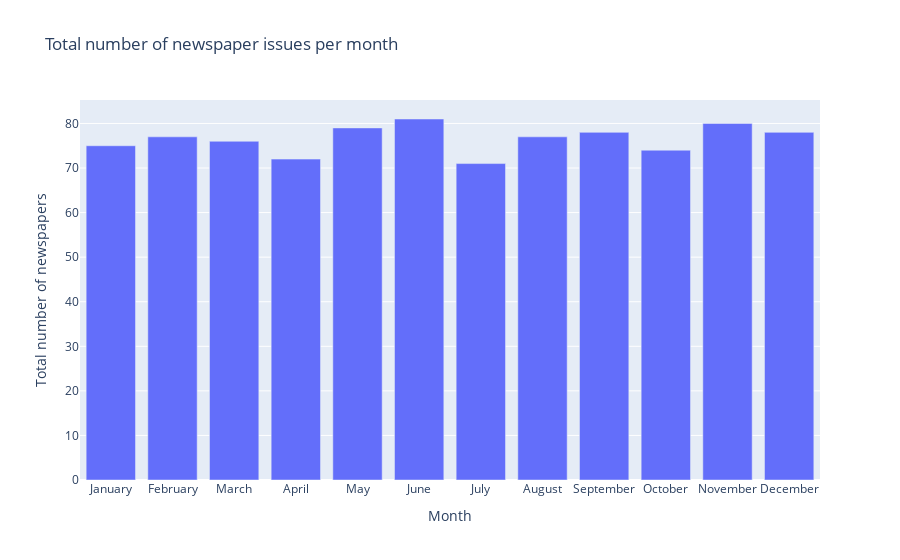

Notebook code cell kept with this figure:
### Markdown cell above
### Numbers of unique newspapers per month

What about the distribution of newspapers over the different months? This information can help identify gaps in your dataset.

### Code cell
month_values = data.groupby(['month'])['oaiIdentifier'].nunique()

fig = px.bar(data,
    x=data['month'].unique(),
    y=month_values,
    labels={'x': 'Month', 'y': 'Total number of newspapers'},
    title='Total number of newspaper issues per month'
)

fig.show()

### Figure 1 — Plotly figure (JSON) as saved in the notebook; plotly's stock layout.template omitted (floating-point values rounded to 4 significant figures)
{"data": [{"alignmentgroup": "True", "hovertemplate": "Month=%{x}<br>Total number of newspapers=%{y}<extra></extra>", "legendgroup": "", "marker": {"color": "#636efa", "pattern": {"shape": ""}}, "name": "", "offsetgroup": "", "orientation": "v", "showlegend": false, "textposition": "auto", "type": "bar", "x": ["January", "February", "March", "April", "May", "June", "July", "August", "September", "October", "November", "December"], "xaxis": "x", "y": [75, 77, 76, 72, 79, 81, 71, 77, 78, 74, 80, 78], "yaxis": "y"}], "layout": {"barmode": "relative", "legend": {"tracegroupgap": 0}, "title": {"text": "Total number of newspaper issues per month"}, "xaxis": {"anchor": "y", "domain": [0, 1], "title": {"text": "Month"}}, "yaxis": {"anchor": "x", "domain": [0, 1], "title": {"text": "Total number of newspapers"}}}}
